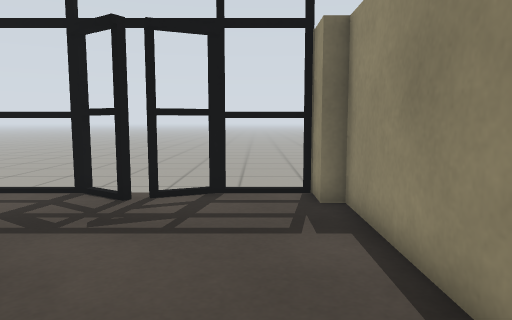
[1] (above)

17 first-person views from a walk through a world built for the Gazebo simulator. The camera is 0.94 m above the floor, tilts 6° down and sees 70° across. The floor is counted in squares, 0.5 m on a side. Each view is taken from the middle of a square. On the plan, view 1 faces up. The plan holds only what a view shows up to about 18 squares ahead; the rest is blank. The place goes on beyond the plan.

[2]
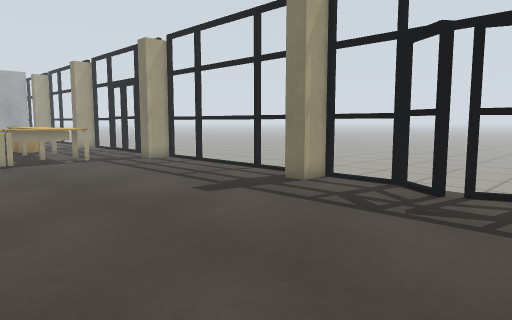

[3]
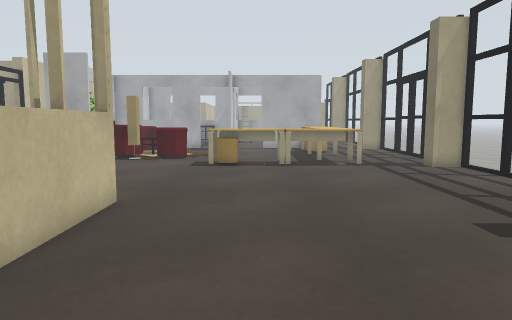

[4]
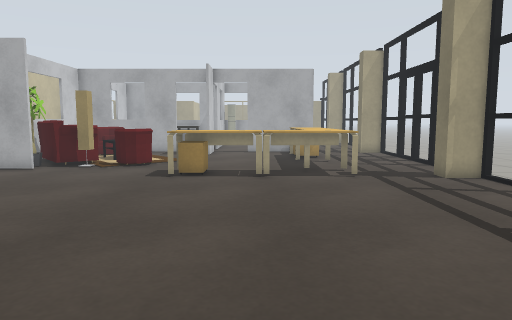

[5]
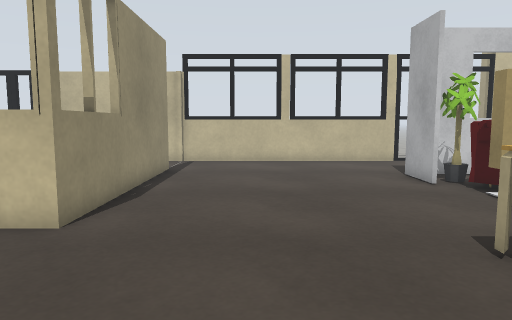

[6]
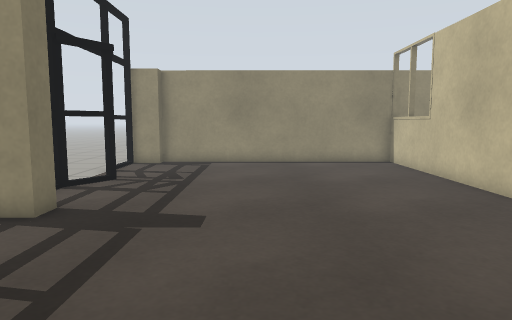

[7]
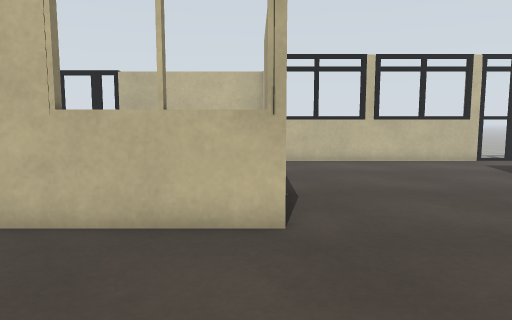

[8]
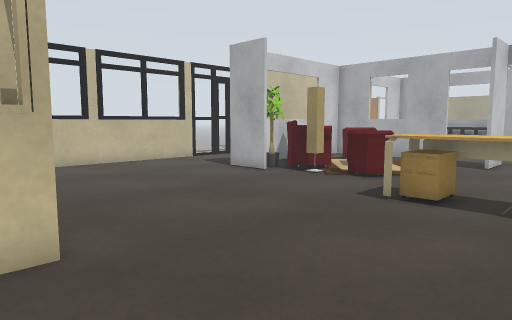

[9]
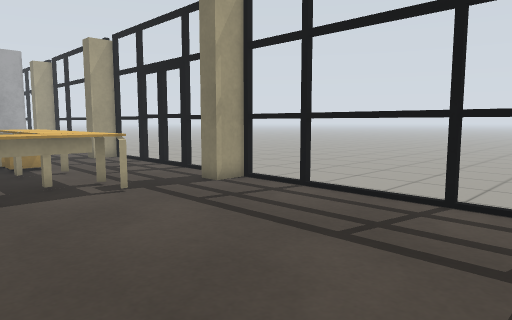

[10]
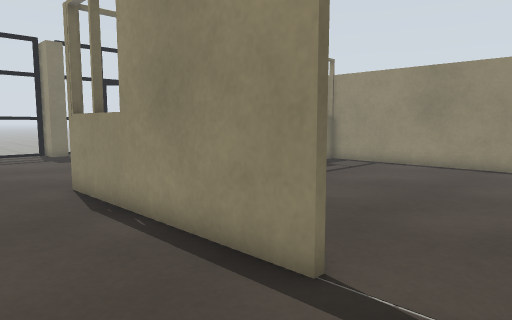

[11]
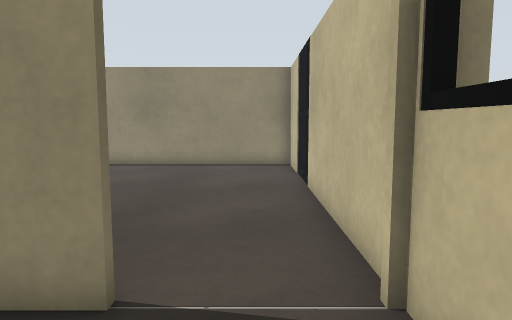

[12]
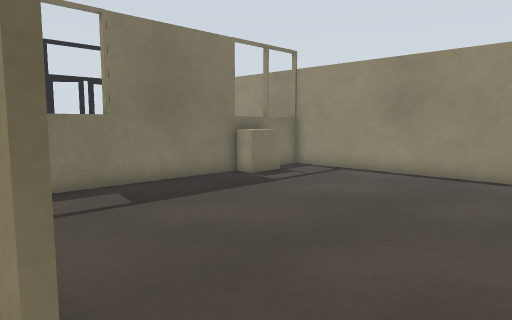

[13]
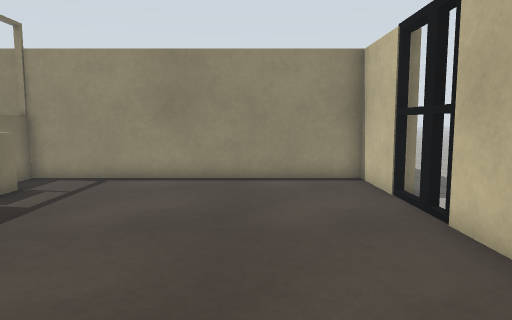

[14]
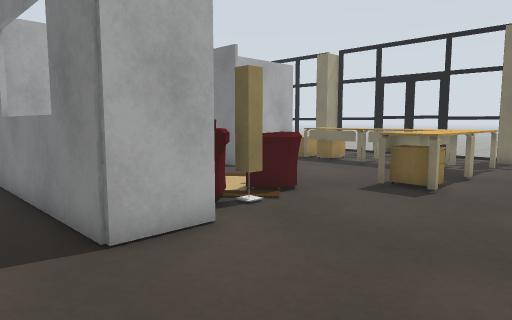

[15]
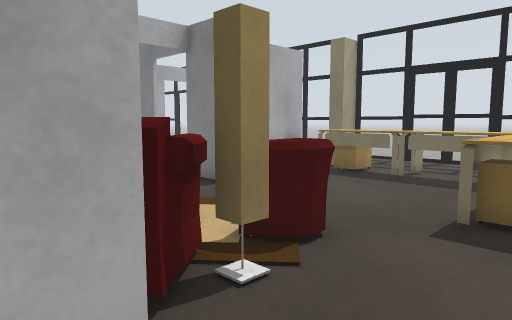

[16]
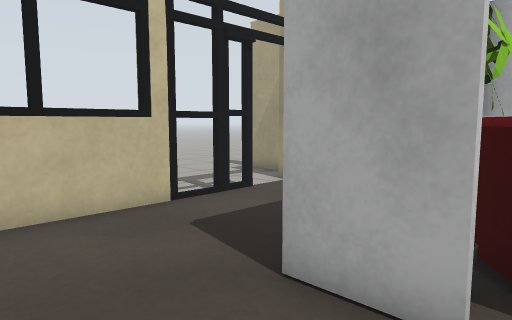

[17]
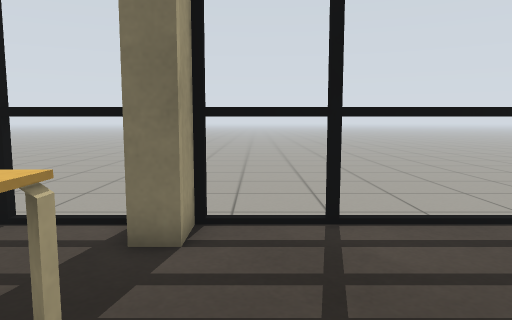

### Floor plan
Key: @ floor where view 1 was taken; # wall or solid block; x gap in a wall; . floor; = window, fence, low wall or low ledge; T thing the floor can be seen under or through.
Columns run from 23 left of view 1 to 2 right of it. Each row starts with its distance up from view 1.
 11 ..............  ..........
 10 ##x#TTTTTTTTTTT T#....##..
  9 .....TT........TT.#=#=..##
  8 .........................#
  7 .........................#
  6 .........................#
  5 ######...................#
  4 ######...................#
  3 ....=#...................#
  2 ....=#...................#
  1 ....=#...................#
  0 ....=#.................@.#
 -1 ....==...................#
 -2 .........................#
 -3 .===........#==#=######==#
 -4 =#=.........# ...........#
 -5 ===#........# ...........#
 -6 = #=........# ...........#
 -7 ####........# ...........#
 -8 #=##........#............#
 -9 ==##........#............#
-10 ............#............#
-11  ........................#
-12 .........................#
-13 .........................#
-14 #xx#=#=##=#=########xxx###
-15 ..                    ....
-16 ..                      ..

Where each view was taken, in squares from view 1:
view 1: 0 up, 0 right, facing up
view 2: 1 down, 0 right, facing up-left
view 3: 1 up, 2 left, facing left
view 4: 2 up, 5 left, facing left
view 5: 4 up, 14 left, facing down
view 6: 4 up, 15 left, facing right
view 7: 4 up, 10 left, facing down
view 8: 3 up, 9 left, facing down-left
view 9: 1 up, 8 left, facing up-left
view 10: 13 down, 14 left, facing up-right
view 11: 12 down, 14 left, facing right
view 12: 13 down, 11 left, facing up-right
view 13: 10 down, 10 left, facing right
view 14: 11 down, 14 left, facing up-left
view 15: 8 down, 17 left, facing up-left
view 16: 6 down, 16 left, facing down-left
view 17: 3 up, 16 left, facing up
